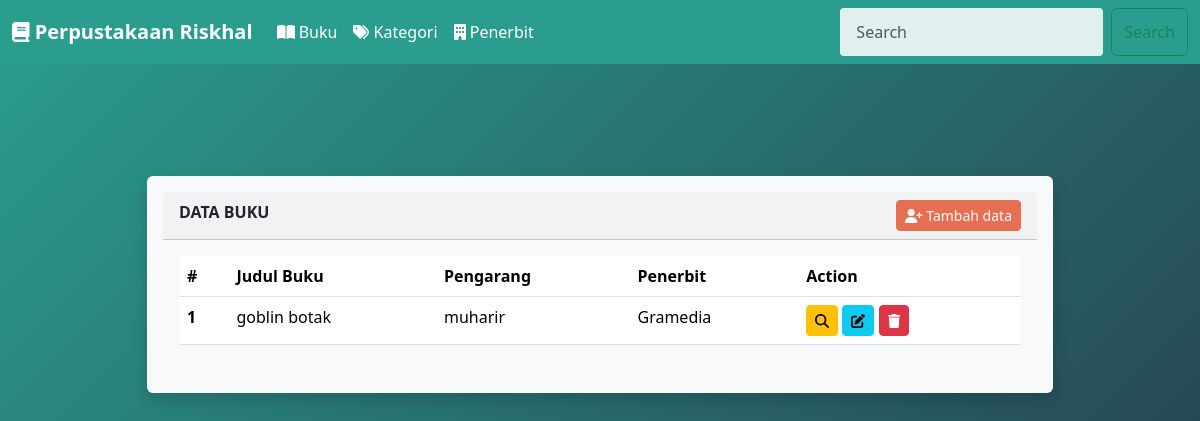
/e-library-management-system/buku/index.php, run on the app's committed database.
### tables this page shows
CREATE TABLE `buku` (
  `id_buku` int(11) NOT NULL,
  `id_penerbit` int(11) NOT NULL,
  `id_ktg` int(11) NOT NULL,
  `jdl_buku` varchar(100) NOT NULL,
  `pengarang` varchar(100) NOT NULL,
  `thn_terbit` year(4) NOT NULL,
  `isbn` varchar(100) NOT NULL,
  `jml_hal` int(250) NOT NULL,
  `stok` int(250) NOT NULL,
  `cover_buku` varchar(100) NOT NULL DEFAULT 'default.jpg'
);

CREATE TABLE `penerbit` (
  `id` int(11) NOT NULL,
  `nm_penerbit` varchar(100) NOT NULL,
  `al_penerbit` varchar(100) NOT NULL
);

### e-library-management-system/buku/index.php (the view, shortened to what this page needs)
<?php
include_once("../header.php");
?>
    <div class="container">
        <div class="row my-5">
            <div class="col-10 m-auto">
                <div class="card shadow p-3 mb-5 bg-body-tertiary rounded">
                    <div class="card-header">
                        <b>DATA BUKU</b>
                        <a href="form_tambah.php" class="float-end btn btn-primary btn-sm"><i class="fa-solid fa-user-plus"></i> Tambah data</a>
                    </div>
                    <div class="card-body">
                        <table class="table">
                            <thead>
                                <tr>
                                    <th scope="col">#</th>
                                    <th scope="col">Judul Buku</th>
                                    <th scope="col">Pengarang</th>
                                    <th scope="col">Penerbit</th>
                                    <th scope="col">Action</th>
                                </tr>
                            </thead>
                            <tbody>
                                <?php
                                include("../koneksi.php");
                               $qry = "SELECT *, buku.id_buku AS ids, id_penerbit AS idp, id_ktg AS idk FROM buku LEFT JOIN penerbit ON buku.id_penerbit = penerbit.id LEFT JOIN kategori ON buku.id_ktg = kategori.id";
                                $tampil = mysqli_query($koneksi,$qry);
                                $nomor = 1;
                                foreach($tampil as $data){
                                ?>
                                <tr>
                                    <th scope="row"><?=$nomor++?></th>
                                    <td><?=$data['jdl_buku']?></td>
                                    <td><?=$data['pengarang']?></td>
                                    <td><?=$data['nm_penerbit']?></td>
                                    <td>
                                        <button class="btn btn-warning btn-sm" data-bs-toggle="modal" data-bs-target="#exampleModal<?=$data['ids']?>"><i class="fa-solid fa-magnifying-glass"></i></button>
                                        <a href="formedit.php?id=<?=$data['ids']?>" class="btn btn-info btn-sm"><i class="fa-solid fa-pen-to-square"></i></a>
                                        <button class="btn btn-danger btn-sm" data-bs-toggle="modal" data-bs-target="#modalhapus<?=$data['ids']?>"><i class="fa-solid fa-trash"></i></button>
                                                    </tr>
                                                </tbody>
                                                </table>
                                            </div>
                                            </div>
                                        </div>
                                        </div>
                                <?php
                                }
                                ?>
                    </div>
<?php include_once("../footer.php"); ?>

### css/theme.css (style rules this page uses)
:root { --primary-color: #2a9d8f; --secondary-color: #e76f51; --accent-color: #f4a261; --bg-gradient: linear-gradient(135deg, #2a9d8f 0%, #264653 100%); --card-bg: #ffffff; --card-radius: 12px; --card-shadow: 0 4px 15px rgba(0,0,0,0.2); --font-base: 'Segoe UI', Tahoma, Geneva, Verdana, sans-serif; }
body { font-family: var(--font-base); background: var(--bg-gradient); color: #222; }
.card { background: var(--card-bg); border: none; border-radius: var(--card-radius); box-shadow: var(--card-shadow); }
.btn-primary { background-color: var(--secondary-color); border-color: var(--secondary-color); transition: background-color 0.2s ease, transform 0.2s ease; }
table { border-collapse: collapse; width: 100%; }
table th, table td { padding: 0.75rem 1rem; text-align: left; }
.container { padding-top: 2rem; }

### data on the page
buku: jdl_buku "goblin botak", pengarang "muharir", id_penerbit.nm_penerbit "Gramedia"
